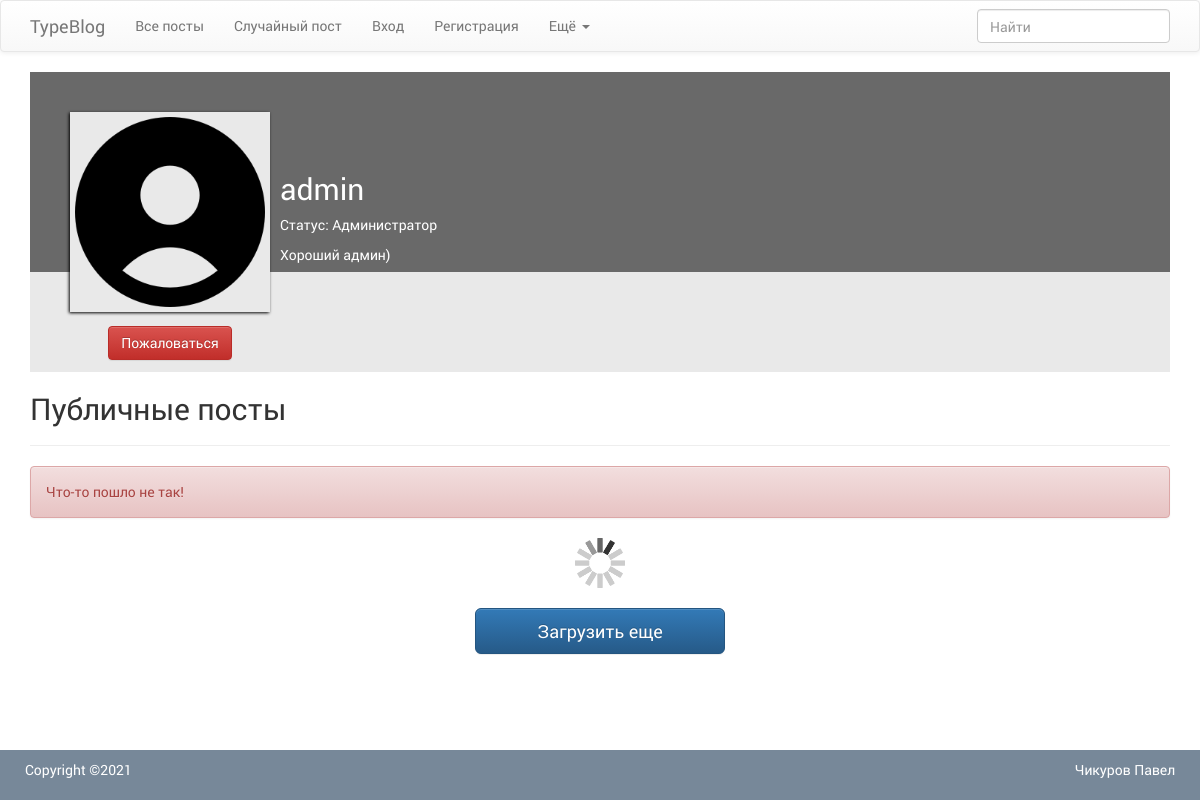
The page /profile/1 on the database as committed earlier.
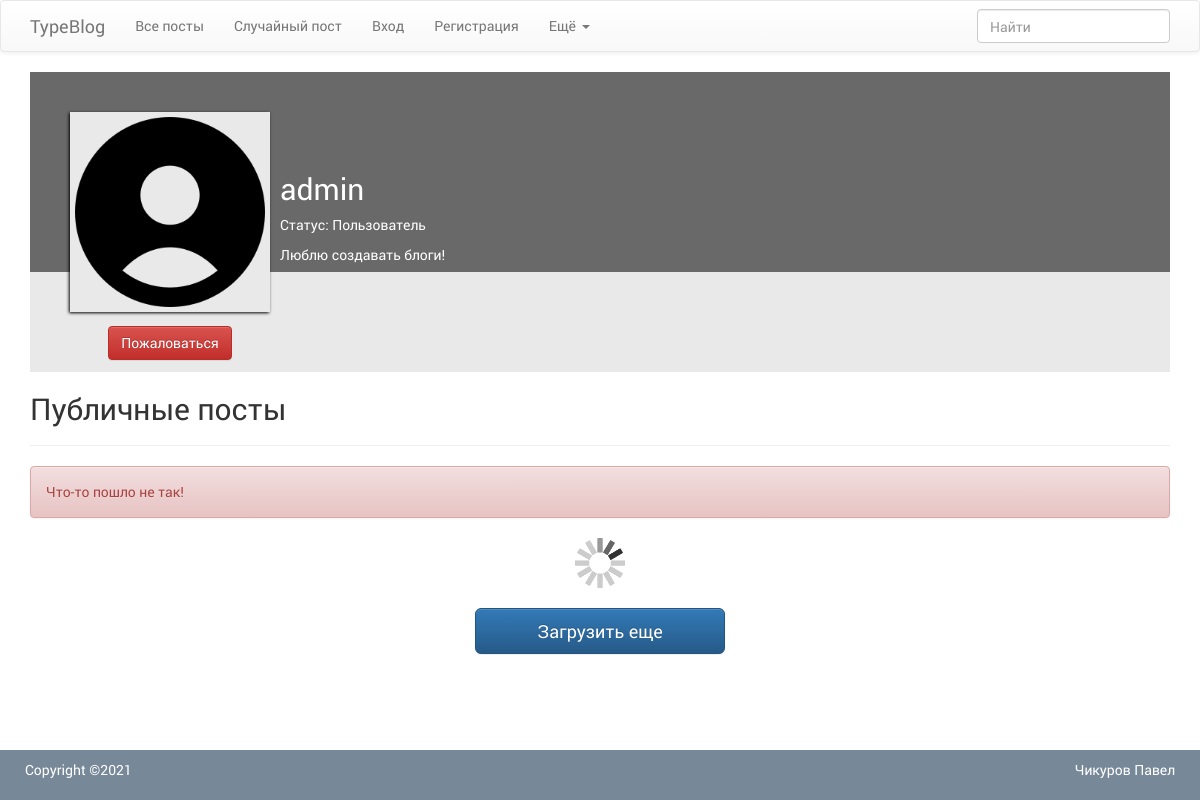
The same page on the database as committed later.
### tables this page shows
CREATE TABLE `user` (
  `id_user` int NOT NULL,
  `id_role` int NOT NULL DEFAULT '1',
  `email` varchar(100) NOT NULL,
  `login` varchar(20) NOT NULL,
  `password` varchar(60) NOT NULL,
  `about` text,
  `created_at` datetime NOT NULL,
  `updated_at` datetime DEFAULT NULL
);

CREATE TABLE `user_role` (
  `id_role` int NOT NULL,
  `code` varchar(15) NOT NULL,
  `name` varchar(15) NOT NULL
);

### src/db.php (called while the page is built, shortened)
<?php
    class db{
        private $link;
        private function connect(){
            $driver = 'mysql';
            $host = 'localhost';
            $db_name = 'diplom';
            $db_user = 'root';
            $db_password = 'root';
            $charset = 'utf8';
            try{
                $this->link = new PDO("$driver:host=$host;dbname=$db_name;charset=$charset", $db_user, $db_password);
            }catch(PDOException $e){
                die('Нет подключения к базе данных. Ошибка - ' . $e->getMessage());
            }
        }
        public function query($sql, $params = []){
            $sth = $this->link->prepare($sql);
            $sth->execute($params);
            $result = $sth->fetchAll(PDO::FETCH_ASSOC);
            return $result;
        }
    }
    $db = new db();

### src/validate.php (called while the page is built)
<?php
    function validate($data) {
        $data = trim($data);
        $data = preg_replace('/\s+/', ' ', $data);
        $data = strip_tags($data);
        $data = stripslashes($data);
        $data = htmlspecialchars($data);
        return $data;
    }

### src/usecases/profile.php (called while the page is built)
<?php
    require_once "src/db.php";
    require_once "src/validate.php";
    $getUser = $db->query("SELECT u.login, u.about, ur.name, u.folder, u.img_type  FROM user as u JOIN user_role as ur ON ur.id_role = u.id_role WHERE u.id_user = ?;", [validate($urls[1])]);

### pages/profile.php (the view, shortened to what this page needs)
<?php
    require_once "components/header.php";
    require_once "src/usecases/profile.php";
?>
    <div class="tab-pane active" id="tab1">
        <div class="bg_shapka_lk">
            <br><br>
            <div class="prfole_block">
                <div class="ava_block">
                    <div class="block_ava_img">
                        <img class="ava_img" src="<?= $getUser[0]['folder'] && $getUser[0]['img_type'] ? '../data/users/' . $getUser[0]['folder'] . '/' . 'avatar.' . $getUser[0]['img_type'] : '../public/imgs/profile.png' ?>" alt="avatar">
                    </div>
                    <input id="btn-auth" type="submit" class="btn btn-danger complaint_profile_btn" value="Пожаловаться">
                </div>
                <div class="info_user">
                    <br><br>
                    <h2><?= $getUser[0]['login'] ?></h2>
                    <p>Статус: <?= $getUser[0]['name'] ?></p>
                    <p><?= $getUser[0]['about'] ?></p>
                </div>
            </div>
        </div>
        <div class="bg_shapka2_lk"></div>
        <div>
            <h2>Публичные посты</h2>
            <hr>
            <div class="msg"></div>
            <?php require_once "components/postLoader.php"?>
        </div>
    </div>
<?php
    require_once "components/footer.php";
?>

### index.php (shortened to what this page needs)
<?php
    $url = (isset($_GET['q'])) ? $_GET['q'] : '';
    $url = rtrim($url, '/');
    $urls = explode('/', $url);
    if ($urls[0] === 'profile' && sizeof($urls) == 2){
        $setStyleAndScript = '
            <title>TypeBlog - Профиль пользователя (логин)</title>
            <link rel="stylesheet" href="../public/styles/pages/profile.css">
            <script src="../public/js/pages/profile.js"></script>
            <link rel="stylesheet" href="../public/styles/components/postLoader.css">
        ';
        include_once 'pages/profile.php';
        exit();
    }

### components/header.php (shortened to what this page needs)
<!DOCTYPE html>
<html lang="zxx">
    <head>
        <link rel="stylesheet" href="../libs/bootstrap/css/bootstrap.min.css">
        <link rel="stylesheet" href="../libs/bootstrap/css/bootstrap-theme.min.css">
        <link rel="stylesheet" href="../libs/bootstrap/js/bootstrap.min.js">
        <link rel="stylesheet" href="../libs/FontAwesome6/css/all.min.css">
        <link rel="stylesheet" href="../public/styles/index.css">
        <?= $setStyleAndScript; ?>
    </head>
    <body>
        <?php require_once "headerMenu.php" ?>
        <div class="container">
            <div class="row" >
                <div class="col-lg-12">

### components/headerMenu.php (shortened to what this page needs)
<?php
    $lk = $urls[0] === 'lk' ? 'class="active"' : '';
?>
<div class="navbar navbar-default" role="navigation" id="slide-nav" style="z-index: 999">
    <div class="container">
        <div class="navbar-header">
            <a class="navbar-brand" href="/">TypeBlog</a>
        </div>
        <div id="slidemenu">
            <form class="navbar-form navbar-right">
                <div class="form-group" id="block_search">
                    <input type="search" placeholder="Найти" class="form-control" id="searchPostAndUser" maxlength="50">
                </div>
            </form>
            <ul class="nav navbar-nav">
                <li <?=$urls[0] === '' ? 'class="active"' : ''?>><a href="/">Все посты</a></li>
                <li class="randomPost"><a href="#">Случайный пост</a></li>
                <?php
                    if ($_SESSION['id']) {
                        echo '<li '.$lk.'><a href="/lk">Привет, '.$_SESSION['login'].'</a></li>';
                        echo '<li><a href="../api/user/out.php">Выход</a></li>';
                    } else {
                ?>
                        <li <?=$urls[0] === 'authorization' ? 'class="active"' : ''?>><a href="/authorization">Вход</a></li>
                        <li <?=$urls[0] === 'register' ? 'class="active"' : ''?>><a href="/register">Регистрация</a></li>
                <?php
                    }
                ?>
                <li class="dropdown"> <a href="#" class="dropdown-toggle" data-toggle="dropdown">Ещё <b class="caret"></b></a>
                </li>
            </ul>
        </div>
    </div>
</div>

### components/postLoader.php
<div class="block_bth_downloader">
    <div id="showmore-triger">
        <img class="loader" src="../public/imgs/loader.gif" alt="loaderPosts">
    </div>
    <br>
    <button type="button" class="btn btn-primary btn-lg btn-block" id="nextPosts">Загрузить еще</button>
    <br><br>
</div>

### components/footer.php
                </div>
            </div>
        </div>
        <footer>
            <div class="footer-bottom">
                <div class="container footer_cont">
                    <div class="row footer_row">
                        <p style="color: white" class="pull-left">Copyright ©2021</p>
                        <p style="color: white" class="pull-right">Чикуров Павел</p>
                    </div>
                </div>
            </div>
        </footer>
    </body>
</html>

### public/styles/index.css (style rules this page uses)
* { margin: 0; padding: 0; border: 0; }
p { word-wrap: break-word }
body { font-family: "Roboto Regular"; height: 100vh; display: flex; flex-direction: column; }
img { object-fit: cover; }
.container { flex-grow: 1; }
#block_search { position: relative; }
.loader { display: block; margin: 0 auto; max-width: 20%; }
footer { background-color: lightslategrey; }
.footer_cont { max-width: 100%; }
.footer_row { padding: 10px }

### public/styles/pages/profile.css (style rules this page uses)
.bg_shapka_lk { background-color: dimgray; height: 200px; }
.bg_shapka2_lk { background-color: #e9e9e9; height: 100px; text-align: right; position: relative; z-index: -1; }
.prfole_block { display: flex; margin-left: 40px; }
.ava_img { display: block; width: 100%; height: 100%; }
.block_ava_img { padding: 5px; background-color: #e9e9e9; box-shadow: -1px 1px 3px black; width: 200px; height: 200px; }
.info_user { margin-left: 10px; color: white; }
.complaint_profile_btn { margin-top: 14px; }
.ava_block { text-align: center }

### public/styles/components/postLoader.css (style rules this page uses)
.block_bth_downloader { margin: 0 auto; max-width: 250px; }

Rows that differ between the two databases and show on the page:
changed user "admin": id_role.name "Администратор" → "Пользователь"; about "Хороший админ)" → "Люблю создавать блоги!"
